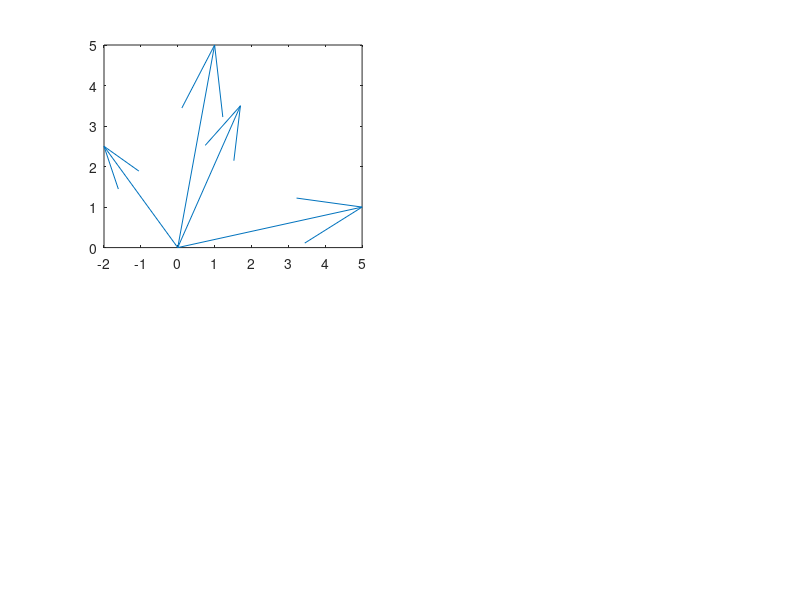

This chart was generated by the following MATLAB code: (Note: this script raises an error after producing the figure.)
close all
clear
X=[1.7 3.5; 1 5; -2 2.5; 5 1 ];
[n,p]=size(X);
zern=zeros(n,1);
zerp=zeros(p,1);
% Etichette dei punti A, B, C, ....
labx=char((('A'+0):('A'+n-1))');

% NON NEL LIBRO: un modo alternativo per ottenere il char array 4x1 era
% labx=('A':'D')'


% lwd = Linewidth delle frecce associate agli assi
lwd=2;
% coloriginalaxis = colore degli assi originali
coloriginalaxis='r';
% colnewaxis = colore dei nuovi assi cartesiani
colnewaxis='k';

% fsize = FontSize delle label degli assi
fsize=14;
% kk = scalare che determina la lunghezza degli assi cartesiani
kk=5;

% base canonica (matrice identità)
E=eye(p);

%% Pannello in alto a sinistra: punti nello spazio originale
nr=2; nc=2;
subplot(nr,nc,1)
% quiver(zern,zern,X(:,1),X(:,2) traccia le frecce da 0,0 ai punti X(:,1) e
% X(:,2). Il terzo argomento di quiver settato su 'off' serve per fare in
% modo che la lunghezza delle frecce non venga riscalata in automatico.
quiver(zern,zern,X(:,1),X(:,2),'off')
textOrigCoo=labx+"=("+string(num2str(X(:,1),3))+...
    ","+string(num2str(X(:,2),3))+")";
% Gli spazi vuoti dentro textOrigCoo vengono eliminati
textOrigCoo=strrep(textOrigCoo," ","");
text(X(:,1),X(:,2),textOrigCoo,'HorizontalAlignment',...
    'left','Color',coloriginalaxis)
hold('on')
% Assi cartesiani base canonica
quiver(zerp,zerp,kk*E(:,1),kk*E(:,2),'off',...
    'LineWidth',lwd,'Color',coloriginalaxis)
% label degli assi della base canonica
labaxis=["e_1";"e_2"];
text(kk*E(:,1),kk*E(:,2),labaxis,'HorizontalAlignment','left','Color',...
    coloriginalaxis,'FontSize',fsize)
% scala uguale nei due assi
axis equal

%% Pannello in alto a destra: vettori nella nuova base 
% e coordinate dei punti nella nuova base
subplot(nr,nc,2)
quiver(zern,zern,X(:,1),X(:,2),'off')
% Nuova base
V=[ 0.5156   -0.8569;  0.8569    0.5156];
hold('on')
Vtra=V';
% Nuovi assi cartesiani ortogonali v_1 v_2
quiver(zerp,zerp,kk*Vtra(:,1),kk*Vtra(:,2), ...
    'off','LineWidth',lwd,'Color',colnewaxis)
% label degli assi
labnewaxis=["v_1";"v_2"];
text(kk*Vtra(:,1),kk*Vtra(:,2),labnewaxis,...
    'HorizontalAlignment','left', 'Color',colnewaxis,'FontSize',fsize)

% Y=X*V=Coordinate dei punti nel nuovo riferimento 
% ortogonale V(:,1), V(:,2)
Y=X*V;
textNewCoo=labx+"=("+ string(num2str(Y(:,1),3)) + ...
    "," + string(num2str(Y(:,2),3))+")";
textNewCoo=strrep(textNewCoo," ","");
% L'istruzione di seguito inserisce l'indicazione delle coordinate dei
% punti nel nuovo sistema di riferimento (le etichette vengono plottate in
% corrispondenza di X(:,1) e X(:,2) ossia delle vecchie coordinate)
text(X(:,1),X(:,2),textNewCoo,'Color',colnewaxis)
axis equal

%% Pannello in basso: vettori nella nuova base 
subplot(nr,nc,3:4)
quiver(zern,zern,Y(:,1),Y(:,2),'off')
hold('on')
quiver(zerp,zerp,kk*E(:,1),kk*E(:,2), ...
    'off','LineWidth',lwd,'Color',colnewaxis)

text(Y(:,1),Y(:,2),textNewCoo,'Color',colnewaxis)
text(kk*E(:,1),kk*E(:,2),labnewaxis,...
    'HorizontalAlignment','left','Color', colnewaxis,'FontSize',fsize)
axis equal

%{
%% Nel pannello in basso a destra si aggiunge una spiegazione dei vari assi
% Osservazione: questo pannello non è stato inserito nel testo
subplot(nr,nc,4);
set(gca,'XTick','','YTick','','XTickLabel','','YTickLabel','')

c = uicontrol('Style','text','Units','normalized','FontSize',13);

msg={['Pannello in alto a sinistra: coordinate dei punti nello spazio originale',...
    ' (base canonica e1 e2). Pannello in alto a destra: rappresentazione dei nuovi' ...
    ' assi cartesiani v1 v2 e coordinate dei punti nel nuovo sistema di riferimento. ' ...
    'Pannello in basso a sinistra: rappresentazione dei punti nel nuovo sistema' ...
    ' di assi cartesiani v1 v2.']};
c.String=msg;
c.Position=[0.6 0.15 0.3 0.3];
wrappedtext = textwrap(c,c.String,60);
%}

% print -depsc figs\basecan.eps;